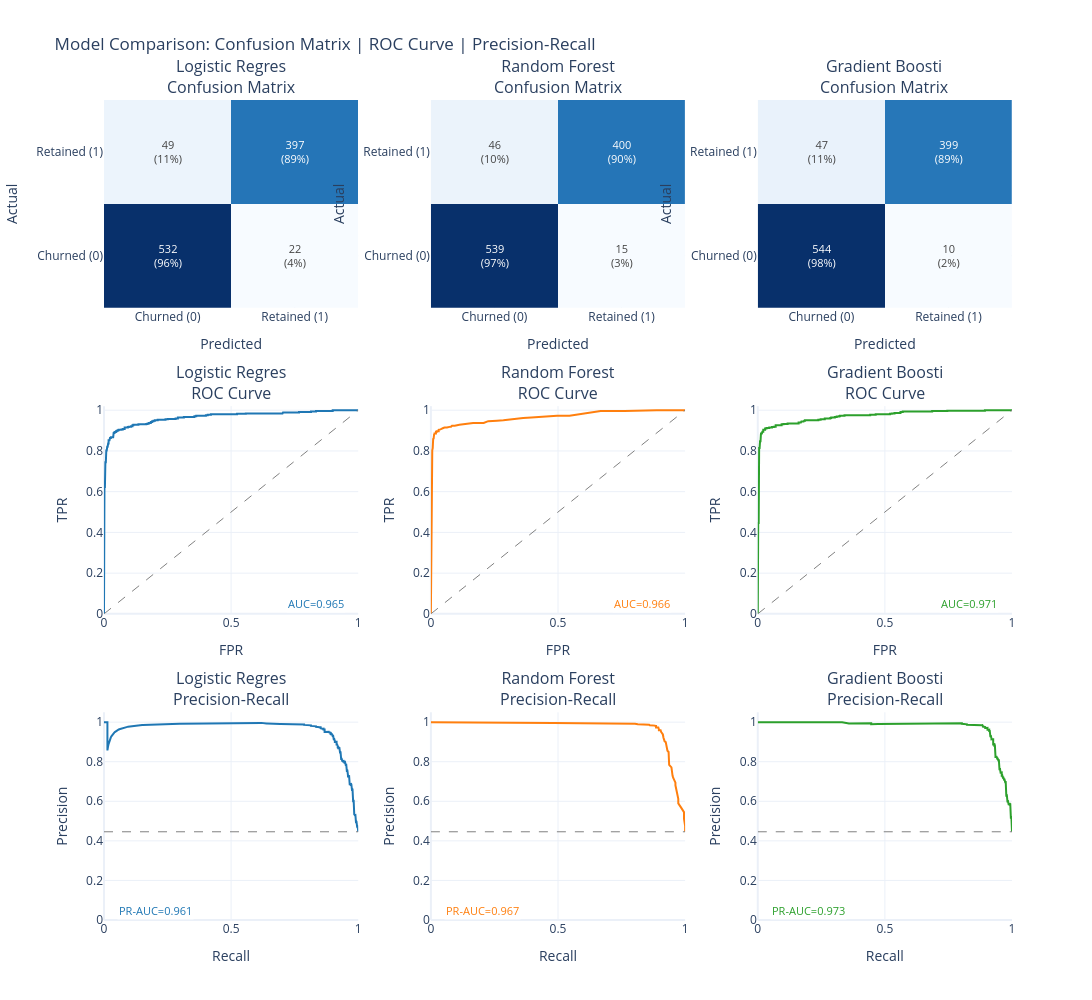

The code cell stored with this chart in its notebook:
### Markdown cell above
## 8.6 Model Comparison Grid

This visualization shows all models side-by-side with:
- **Row 1**: Confusion matrices (counts and percentages)
- **Row 2**: ROC curves with AUC scores
- **Row 3**: Precision-Recall curves with PR-AUC scores

**📖 How to Read:**
- **Confusion Matrix**: Diagonal = correct predictions. Off-diagonal = errors.
- **ROC Curve**: Higher curve = better. AUC > 0.8 is good, > 0.9 is excellent.
- **PR Curve**: Higher curve = better at finding positives without false alarms.

### Code cell
grid_results = {
    name: {"y_pred": data["y_pred"], "y_pred_proba": data["y_pred_proba"]}
    for name, data in model_predictions.items()
}

if _is_binary:
    fig = charts.model_comparison_grid(
        grid_results, y_test,
        class_labels=["Churned (0)", "Retained (1)"],
        title="Model Comparison: Confusion Matrix | ROC Curve | Precision-Recall"
    )
    display_figure(fig)
else:
    import numpy as np
    import plotly.graph_objects as go
    from plotly.subplots import make_subplots
    from sklearn.metrics import confusion_matrix

    model_names = list(grid_results.keys())
    n_models = len(model_names)
    fig = make_subplots(rows=1, cols=n_models, subplot_titles=[f"{n[:20]}" for n in model_names])
    for i, name in enumerate(model_names):
        cm = confusion_matrix(y_test, grid_results[name]["y_pred"])
        fig.add_trace(go.Heatmap(
            z=cm, x=list(range(cm.shape[1])), y=list(range(cm.shape[0])),
            text=cm.astype(str), texttemplate="%{text}", showscale=False,
            colorscale="Blues",
        ), row=1, col=i + 1)
    fig.update_layout(title="Model Comparison: Confusion Matrices (multiclass)", height=400, width=350 * n_models + 50)
    display_figure(fig)

print("\n" + "=" * 80)
print("METRICS SUMMARY")
print("=" * 80)
_metrics_cols = ["Model", "Test AUC", "F1-Score", "Precision", "Recall"]
if _is_binary:
    _metrics_cols.insert(2, "PR-AUC")
display_table(results_df[_metrics_cols])

### Figure 1 — Plotly figure (JSON) as saved in the notebook; plotly's stock layout.template omitted (floating-point values rounded to 4 significant figures; data arrays with more than 128 entries replaced by an {"elided": "..."} marker saying what was removed)
{"data": [{"colorscale": [[0.0, "rgb(247,251,255)"], [0.125, "rgb(222,235,247)"], [0.25, "rgb(198,219,239)"], [0.375, "rgb(158,202,225)"], [0.5, "rgb(107,174,214)"], [0.625, "rgb(66,146,198)"], [0.75, "rgb(33,113,181)"], [0.875, "rgb(8,81,156)"], [1.0, "rgb(8,48,107)"]], "hovertemplate": "Actual: %{y}<br>Predicted: %{x}<br>Count: %{z}<extra></extra>", "showscale": false, "text": [["532<br>(96%)", "22<br>(4%)"], ["49<br>(11%)", "397<br>(89%)"]], "textfont": {"size": 11}, "texttemplate": "%{text}", "type": "heatmap", "x": ["Churned (0)", "Retained (1)"], "xaxis": "x", "y": ["Churned (0)", "Retained (1)"], "yaxis": "y", "z": [[532, 22], [49, 397]]}, {"hovertemplate": "FPR: %{x:.2f}<br>TPR: %{y:.2f}<extra></extra>", "line": {"color": "#1f77b4", "width": 2}, "mode": "lines", "name": "AUC=0.965", "showlegend": false, "type": "scatter", "x": [0.0, 0.0, 0.0, 0.001805, 0.001805, 0.00361, 0.00361, 0.005415, 0.005415, 0.00722, 0.00722, 0.009025, 0.009025, 0.01083, 0.01083, 0.01264, 0.01264, 0.01444, 0.01444, 0.01625, 0.01625, 0.01805, 0.01805, 0.02166, 0.02166, 0.02347, 0.02347, 0.02708, 0.02708, 0.0361, 0.0361, 0.03791, 0.03791, 0.03971, 0.03971, 0.04332, 0.04332, 0.04693, 0.04693, 0.05054, 0.05054, 0.05415, 0.05415, 0.05776, 0.05776, 0.06859, 0.06859, 0.07401, 0.07401, 0.08123, 0.08123, 0.09386, 0.09386, 0.09747, 0.09747, 0.1065, 0.1065, 0.1119, 0.1119, 0.1155, 0.1155, 0.1354, 0.1354, 0.1661, 0.1661, 0.1715, 0.1715, 0.1769, 0.1769, 0.1841, 0.1841, 0.1895, 0.1895, 0.1949, 0.1949, 0.2004, 0.2004, 0.2112, 0.2112, 0.2419, 0.2419, 0.2509, 0.2509, 0.2816, 0.2816, 0.2906, 0.2906, 0.3141, 0.3141, 0.3556, 0.3556, 0.3628, 0.3628, 0.4007, 0.4007, 0.4079, 0.4079, 0.4206, 0.4206, 0.5235, 0.5235, 0.5578, 0.5578, 0.7022, 0.7022, 0.704, 0.704, 0.7671, 0.7671, 0.8141, 0.8141, 0.8339, 0.8339, 0.8971, 0.8971, 0.9007, 0.9007, 1.0], "xaxis": "x4", "y": [0.0, 0.002242, 0.01345, 0.01345, 0.6233, 0.6233, 0.6794, 0.6794, 0.7444, 0.7444, 0.787, 0.787, 0.8027, 0.8027, 0.8139, 0.8139, 0.8206, 0.8206, 0.8341, 0.8341, 0.8363, 0.8363, 0.852, 0.852, 0.8565, 0.8565, 0.8632, 0.8632, 0.8677, 0.8677, 0.8834, 0.8834, 0.8879, 0.8879, 0.8901, 0.8901, 0.8924, 0.8924, 0.8969, 0.8969, 0.8991, 0.8991, 0.9013, 0.9013, 0.9036, 0.9036, 0.9058, 0.9058, 0.9081, 0.9081, 0.9148, 0.9148, 0.917, 0.917, 0.9193, 0.9193, 0.9215, 0.9215, 0.926, 0.926, 0.9283, 0.9283, 0.9305, 0.9305, 0.9327, 0.9327, 0.935, 0.935, 0.9372, 0.9372, 0.9417, 0.9417, 0.9462, 0.9462, 0.9484, 0.9484, 0.9507, 0.9507, 0.9529, 0.9529, 0.9552, 0.9552, 0.9574, 0.9574, 0.9596, 0.9596, 0.9641, 0.9641, 0.9664, 0.9664, 0.9709, 0.9709, 0.9731, 0.9731, 0.9753, 0.9753, 0.9776, 0.9776, 0.9798, 0.9798, 0.9821, 0.9821, 0.9843, 0.9843, 0.9865, 0.9865, 0.9888, 0.9888, 0.991, 0.991, 0.9933, 0.9933, 0.9955, 0.9955, 0.9978, 0.9978, 1.0, 1.0], "yaxis": "y4"}, {"hoverinfo": "skip", "line": {"color": "gray", "dash": "dash", "width": 1}, "mode": "lines", "showlegend": false, "type": "scatter", "x": [0, 1], "xaxis": "x4", "y": [0, 1], "yaxis": "y4"}, {"hovertemplate": "Recall: %{x:.2f}<br>Precision: %{y:.2f}<extra></extra>", "line": {"color": "#1f77b4", "width": 2}, "mode": "lines", "name": "PR-AUC=0.961", "showlegend": false, "type": "scatter", "x": {"elided": "1001 float values"}, "xaxis": "x7", "y": {"elided": "1001 float values"}, "yaxis": "y7"}, {"hoverinfo": "skip", "line": {"color": "gray", "dash": "dash", "width": 1}, "mode": "lines", "showlegend": false, "type": "scatter", "x": [0, 1], "xaxis": "x7", "y": [0.446, 0.446], "yaxis": "y7"}, {"colorscale": [[0.0, "rgb(247,251,255)"], [0.125, "rgb(222,235,247)"], [0.25, "rgb(198,219,239)"], [0.375, "rgb(158,202,225)"], [0.5, "rgb(107,174,214)"], [0.625, "rgb(66,146,198)"], [0.75, "rgb(33,113,181)"], [0.875, "rgb(8,81,156)"], [1.0, "rgb(8,48,107)"]], "hovertemplate": "Actual: %{y}<br>Predicted: %{x}<br>Count: %{z}<extra></extra>", "showscale": false, "text": [["539<br>(97%)", "15<br>(3%)"], ["46<br>(10%)", "400<br>(90%)"]], "textfont": {"size": 11}, "texttemplate": "%{text}", "type": "heatmap", "x": ["Churned (0)", "Retained (1)"], "xaxis": "x2", "y": ["Churned (0)", "Retained (1)"], "yaxis": "y2", "z": [[539, 15], [46, 400]]}, {"hovertemplate": "FPR: %{x:.2f}<br>TPR: %{y:.2f}<extra></extra>", "line": {"color": "#ff7f0e", "width": 2}, "mode": "lines", "name": "AUC=0.966", "showlegend": false, "type": "scatter", "x": [0.0, 0.001805, 0.00361, 0.00361, 0.00361, 0.00361, 0.00361, 0.00361, 0.00361, 0.00361, 0.00361, 0.005415, 0.005415, 0.00722, 0.00722, 0.00722, 0.00722, 0.00722, 0.009025, 0.009025, 0.009025, 0.009025, 0.01083, 0.01083, 0.01083, 0.01083, 0.01264, 0.01264, 0.01444, 0.01444, 0.01986, 0.01986, 0.01986, 0.02347, 0.02347, 0.02708, 0.03069, 0.03069, 0.03249, 0.0343, 0.03791, 0.04152, 0.04332, 0.04513, 0.04874, 0.05415, 0.05957, 0.06318, 0.07762, 0.07942, 0.08303, 0.08484, 0.09386, 0.1119, 0.1264, 0.1336, 0.148, 0.1661, 0.1877, 0.2076, 0.2256, 0.2419, 0.2599, 0.2852, 0.2996, 0.3231, 0.3412, 0.3628, 0.3953, 0.4964, 0.5451, 0.6029, 0.6679, 0.7617, 0.8881, 1.0], "xaxis": "x5", "y": [0.0, 0.4821, 0.5964, 0.6435, 0.6794, 0.713, 0.7444, 0.7578, 0.7691, 0.7825, 0.796, 0.8004, 0.8027, 0.8139, 0.8161, 0.8206, 0.8274, 0.8363, 0.8363, 0.8453, 0.8498, 0.8587, 0.861, 0.8677, 0.8722, 0.8789, 0.8789, 0.8812, 0.8834, 0.8857, 0.8857, 0.8879, 0.8946, 0.8946, 0.8969, 0.8969, 0.8969, 0.9036, 0.9036, 0.9058, 0.9058, 0.9081, 0.9103, 0.9103, 0.9126, 0.9148, 0.9148, 0.9148, 0.9193, 0.9193, 0.9238, 0.9238, 0.9238, 0.9283, 0.9305, 0.935, 0.935, 0.9372, 0.9372, 0.9372, 0.9462, 0.9462, 0.9484, 0.9507, 0.9529, 0.9574, 0.9619, 0.9619, 0.9641, 0.9731, 0.9731, 0.9843, 0.9955, 0.9955, 1.0, 1.0], "yaxis": "y5"}, {"hoverinfo": "skip", "line": {"color": "gray", "dash": "dash", "width": 1}, "mode": "lines", "showlegend": false, "type": "scatter", "x": [0, 1], "xaxis": "x5", "y": [0, 1], "yaxis": "y5"}, {"hovertemplate": "Recall: %{x:.2f}<br>Precision: %{y:.2f}<extra></extra>", "line": {"color": "#ff7f0e", "width": 2}, "mode": "lines", "name": "PR-AUC=0.967", "showlegend": false, "type": "scatter", "x": [1.0, 1.0, 0.9955, 0.9955, 0.9843, 0.9731, 0.9731, 0.9686, 0.9641, 0.9619, 0.9619, 0.9574, 0.9529, 0.9507, 0.9484, 0.9462, 0.9462, 0.9372, 0.9372, 0.9372, 0.935, 0.935, 0.9305, 0.9283, 0.926, 0.9238, 0.9238, 0.9238, 0.9193, 0.9193, 0.917, 0.9148, 0.9148, 0.9148, 0.9126, 0.9103, 0.9103, 0.9081, 0.9058, 0.9058, 0.9036, 0.9036, 0.9013, 0.8991, 0.8969, 0.8969, 0.8969, 0.8969, 0.8946, 0.8946, 0.8946, 0.8879, 0.8857, 0.8857, 0.8857, 0.8857, 0.8834, 0.8812, 0.8789, 0.8789, 0.8767, 0.8744, 0.8722, 0.8677, 0.861, 0.8587, 0.8565, 0.8543, 0.852, 0.8498, 0.8453, 0.8363, 0.8363, 0.8318, 0.8274, 0.8206, 0.8161, 0.8139, 0.8027, 0.8004, 0.796, 0.7892, 0.7825, 0.7691, 0.7578, 0.7444, 0.713, 0.6794, 0.6435, 0.5964, 0.4821, 0.0], "xaxis": "x8", "y": [0.446, 0.4755, 0.5127, 0.5455, 0.5679, 0.5897, 0.6121, 0.6362, 0.6626, 0.681, 0.6942, 0.7046, 0.7191, 0.7285, 0.746, 0.759, 0.7715, 0.7842, 0.8008, 0.8196, 0.8357, 0.8493, 0.8557, 0.8697, 0.8787, 0.8879, 0.8976, 0.8996, 0.9031, 0.9051, 0.9129, 0.921, 0.9252, 0.9315, 0.9378, 0.942, 0.9442, 0.9463, 0.9506, 0.9551, 0.9572, 0.9595, 0.9594, 0.9593, 0.9592, 0.9615, 0.9639, 0.9685, 0.9684, 0.9708, 0.9732, 0.973, 0.9729, 0.9753, 0.9777, 0.9801, 0.9801, 0.9825, 0.9825, 0.9849, 0.9849, 0.9848, 0.9848, 0.9847, 0.9846, 0.9871, 0.9871, 0.987, 0.987, 0.987, 0.9869, 0.9868, 0.9894, 0.9893, 0.9893, 0.9892, 0.9891, 0.9891, 0.9917, 0.9917, 0.9944, 0.9944, 0.9943, 0.9942, 0.9941, 0.994, 0.9938, 0.9934, 0.9931, 0.9925, 0.9954, 1.0], "yaxis": "y8"}, {"hoverinfo": "skip", "line": {"color": "gray", "dash": "dash", "width": 1}, "mode": "lines", "showlegend": false, "type": "scatter", "x": [0, 1], "xaxis": "x8", "y": [0.446, 0.446], "yaxis": "y8"}, {"colorscale": [[0.0, "rgb(247,251,255)"], [0.125, "rgb(222,235,247)"], [0.25, "rgb(198,219,239)"], [0.375, "rgb(158,202,225)"], [0.5, "rgb(107,174,214)"], [0.625, "rgb(66,146,198)"], [0.75, "rgb(33,113,181)"], [0.875, "rgb(8,81,156)"], [1.0, "rgb(8,48,107)"]], "hovertemplate": "Actual: %{y}<br>Predicted: %{x}<br>Count: %{z}<extra></extra>", "showscale": false, "text": [["544<br>(98%)", "10<br>(2%)"], ["47<br>(11%)", "399<br>(89%)"]], "textfont": {"size": 11}, "texttemplate": "%{text}", "type": "heatmap", "x": ["Churned (0)", "Retained (1)"], "xaxis": "x3", "y": ["Churned (0)", "Retained (1)"], "yaxis": "y3", "z": [[544, 10], [47, 399]]}, {"hovertemplate": "FPR: %{x:.2f}<br>TPR: %{y:.2f}<extra></extra>", "line": {"color": "#2ca02c", "width": 2}, "mode": "lines", "name": "AUC=0.971", "showlegend": false, "type": "scatter", "x": {"elided": "132 float values"}, "xaxis": "x6", "y": {"elided": "132 float values"}, "yaxis": "y6"}, {"hoverinfo": "skip", "line": {"color": "gray", "dash": "dash", "width": 1}, "mode": "lines", "showlegend": false, "type": "scatter", "x": [0, 1], "xaxis": "x6", "y": [0, 1], "yaxis": "y6"}, {"hovertemplate": "Recall: %{x:.2f}<br>Precision: %{y:.2f}<extra></extra>", "line": {"color": "#2ca02c", "width": 2}, "mode": "lines", "name": "PR-AUC=0.973", "showlegend": false, "type": "scatter", "x": {"elided": "939 float values"}, "xaxis": "x9", "y": {"elided": "939 float values"}, "yaxis": "y9"}, {"hoverinfo": "skip", "line": {"color": "gray", "dash": "dash", "width": 1}, "mode": "lines", "showlegend": false, "type": "scatter", "x": [0, 1], "xaxis": "x9", "y": [0.446, 0.446], "yaxis": "y9"}], "layout": {"annotations": [{"font": {"size": 16}, "showarrow": false, "text": "Logistic Regres<br>Confusion Matrix", "x": 0.14, "xanchor": "center", "xref": "paper", "y": 1.0, "yanchor": "bottom", "yref": "paper"}, {"font": {"size": 16}, "showarrow": false, "text": "Random Forest<br>Confusion Matrix", "x": 0.5, "xanchor": "center", "xref": "paper", "y": 1.0, "yanchor": "bottom", "yref": "paper"}, {"font": {"size": 16}, "showarrow": false, "text": "Gradient Boosti<br>Confusion Matrix", "x": 0.86, "xanchor": "center", "xref": "paper", "y": 1.0, "yanchor": "bottom", "yref": "paper"}, {"font": {"size": 16}, "showarrow": false, "text": "Logistic Regres<br>ROC Curve", "x": 0.14, "xanchor": "center", "xref": "paper", "y": 0.6267, "yanchor": "bottom", "yref": "paper"}, {"font": {"size": 16}, "showarrow": false, "text": "Random Forest<br>ROC Curve", "x": 0.5, "xanchor": "center", "xref": "paper", "y": 0.6267, "yanchor": "bottom", "yref": "paper"}, {"font": {"size": 16}, "showarrow": false, "text": "Gradient Boosti<br>ROC Curve", "x": 0.86, "xanchor": "center", "xref": "paper", "y": 0.6267, "yanchor": "bottom", "yref": "paper"}, {"font": {"size": 16}, "showarrow": false, "text": "Logistic Regres<br>Precision-Recall", "x": 0.14, "xanchor": "center", "xref": "paper", "y": 0.2533, "yanchor": "bottom", "yref": "paper"}, {"font": {"size": 16}, "showarrow": false, "text": "Random Forest<br>Precision-Recall", "x": 0.5, "xanchor": "center", "xref": "paper", "y": 0.2533, "yanchor": "bottom", "yref": "paper"}, {"font": {"size": 16}, "showarrow": false, "text": "Gradient Boosti<br>Precision-Recall", "x": 0.86, "xanchor": "center", "xref": "paper", "y": 0.2533, "yanchor": "bottom", "yref": "paper"}, {"bgcolor": "rgba(255,255,255,0.8)", "font": {"color": "#1f77b4", "size": 11}, "showarrow": false, "text": "AUC=0.965", "x": 0.95, "xanchor": "right", "xref": "x4", "y": 0.05, "yref": "y4"}, {"bgcolor": "rgba(255,255,255,0.8)", "font": {"color": "#1f77b4", "size": 11}, "showarrow": false, "text": "PR-AUC=0.961", "x": 0.05, "xanchor": "left", "xref": "x7", "y": 0.05, "yref": "y7"}, {"bgcolor": "rgba(255,255,255,0.8)", "font": {"color": "#ff7f0e", "size": 11}, "showarrow": false, "text": "AUC=0.966", "x": 0.95, "xanchor": "right", "xref": "x5", "y": 0.05, "yref": "y5"}, {"bgcolor": "rgba(255,255,255,0.8)", "font": {"color": "#ff7f0e", "size": 11}, "showarrow": false, "text": "PR-AUC=0.967", "x": 0.05, "xanchor": "left", "xref": "x8", "y": 0.05, "yref": "y8"}, {"bgcolor": "rgba(255,255,255,0.8)", "font": {"color": "#2ca02c", "size": 11}, "showarrow": false, "text": "AUC=0.971", "x": 0.95, "xanchor": "right", "xref": "x6", "y": 0.05, "yref": "y6"}, {"bgcolor": "rgba(255,255,255,0.8)", "font": {"color": "#2ca02c", "size": 11}, "showarrow": false, "text": "PR-AUC=0.973", "x": 0.05, "xanchor": "left", "xref": "x9", "y": 0.05, "yref": "y9"}], "height": 1000, "showlegend": false, "title": {"text": "Model Comparison: Confusion Matrix | ROC Curve | Precision-Recall"}, "width": 1100, "xaxis": {"anchor": "y", "domain": [0.0, 0.28], "title": {"text": "Predicted"}}, "xaxis2": {"anchor": "y2", "domain": [0.36, 0.64], "title": {"text": "Predicted"}}, "xaxis3": {"anchor": "y3", "domain": [0.72, 1.0], "title": {"text": "Predicted"}}, "xaxis4": {"anchor": "y4", "domain": [0.0, 0.28], "range": [0, 1], "title": {"text": "FPR"}}, "xaxis5": {"anchor": "y5", "domain": [0.36, 0.64], "range": [0, 1], "title": {"text": "FPR"}}, "xaxis6": {"anchor": "y6", "domain": [0.72, 1.0], "range": [0, 1], "title": {"text": "FPR"}}, "xaxis7": {"anchor": "y7", "domain": [0.0, 0.28], "range": [0, 1], "title": {"text": "Recall"}}, "xaxis8": {"anchor": "y8", "domain": [0.36, 0.64], "range": [0, 1], "title": {"text": "Recall"}}, "xaxis9": {"anchor": "y9", "domain": [0.72, 1.0], "range": [0, 1], "title": {"text": "Recall"}}, "yaxis": {"anchor": "x", "domain": [0.7467, 1.0], "title": {"text": "Actual"}}, "yaxis2": {"anchor": "x2", "domain": [0.7467, 1.0], "title": {"text": "Actual"}}, "yaxis3": {"anchor": "x3", "domain": [0.7467, 1.0], "title": {"text": "Actual"}}, "yaxis4": {"anchor": "x4", "domain": [0.3733, 0.6267], "range": [0, 1.02], "title": {"text": "TPR"}}, "yaxis5": {"anchor": "x5", "domain": [0.3733, 0.6267], "range": [0, 1.02], "title": {"text": "TPR"}}, "yaxis6": {"anchor": "x6", "domain": [0.3733, 0.6267], "range": [0, 1.02], "title": {"text": "TPR"}}, "yaxis7": {"anchor": "x7", "domain": [0.0, 0.2533], "range": [0, 1.05], "title": {"text": "Precision"}}, "yaxis8": {"anchor": "x8", "domain": [0.0, 0.2533], "range": [0, 1.05], "title": {"text": "Precision"}}, "yaxis9": {"anchor": "x9", "domain": [0.0, 0.2533], "range": [0, 1.05], "title": {"text": "Precision"}}}}
